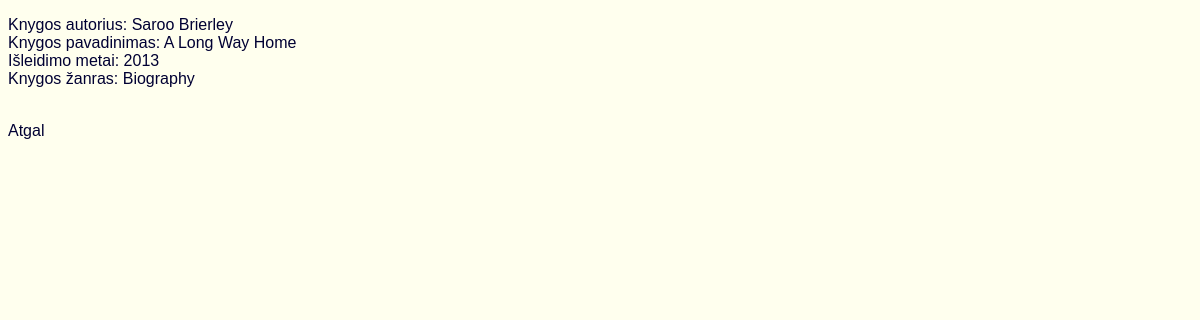
The page /content.php?book=4 on the database its author committed.
### tables this page shows
CREATE TABLE `books` (
  `book_id` tinyint(4) NOT NULL,
  `book_name` varchar(255) NOT NULL,
  `publishYear` int(4) NOT NULL,
  `book_author` varchar(255) NOT NULL,
  `book_genre` varchar(255) NOT NULL
);

### content.php (the view, shortened to what this page needs)
<!DOCTYPE html>
<html>
<head>
</head>
<body>
    <link href="css/main.css" rel="stylesheet" type="text/css" >
    <?php
        require('/includes/db_conn.php');
        $conn = mysqli_connect($db_host,$db_user,$db_pass,$db_name);
        $bookID = $_GET['book'];
        $query = "SELECT * FROM `books` WHERE `book_id` = ".$bookID  ;
        $result = mysqli_query($conn,$query);
        $data = mysqli_fetch_assoc($result);
        echo "<p>Knygos autorius: " . $data['book_author'] . "<br />" . "Knygos pavadinimas: " .$data['book_name'] . "<br />" . "Išleidimo metai: " . $data['publishYear'] . "<br />" . " Knygos žanras: " . $data['book_genre'] . "</p><br />"  ;
        echo "<a href= 'index.php' class='book' > Atgal </a>";
    ?>
</body>
</html>

### css/main.css (style rules this page uses)
body { background-color:#FFFFEE; }
p,a,a:visited { color:#000033; text-decoration: none; font-family: sans-serif; }

### rows shown on the page
books: book_author "Saroo Brierley", book_name "A Long Way Home", publishYear "2013", book_genre "Biography"
